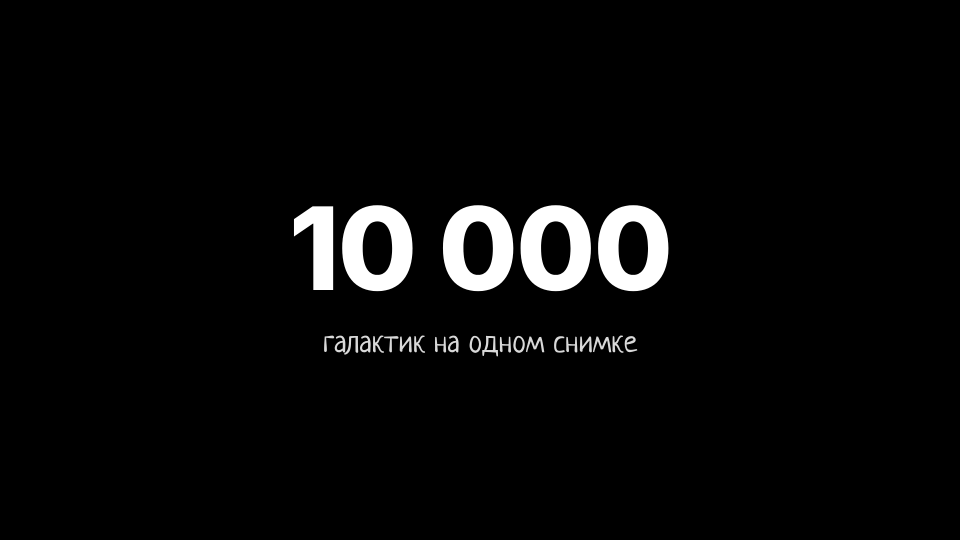
#> input picture ru_geo/universe_size/card_big_19.png, 1920 x 1080 px, given in place of voyager_craft.jpg, which was not available (shown at 1/2 size)
$ python make_cover_b.py out.png
#> lines starting #> are read from the running program, lines starting #| are printed output that depends on the picture
from PIL import Image, ImageDraw, ImageFont, ImageEnhance, ImageFilter
import numpy as np, sys
W,H=1280,720; F='/usr/share/fonts/opentype/inter/'
im=Image.open('archive/img/voyager_craft.jpg').convert('RGB')   # 1920x1587
#> im is the input picture: PIL image 1920x1080 RGB; min 0, max 255, mean 8.9
im=im.transpose(Image.FLIP_LEFT_RIGHT)
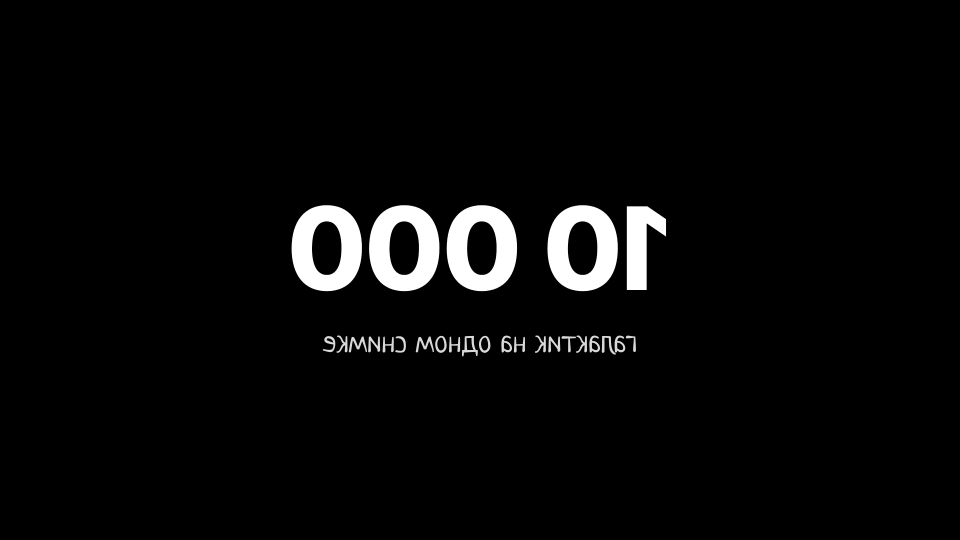
#> im: PIL image 1920x1080 RGB (shown at 1/2 size); min 0, max 255, mean 8.9
c=im.crop((0,40,1920,40+1080)).resize((W,H),Image.LANCZOS)
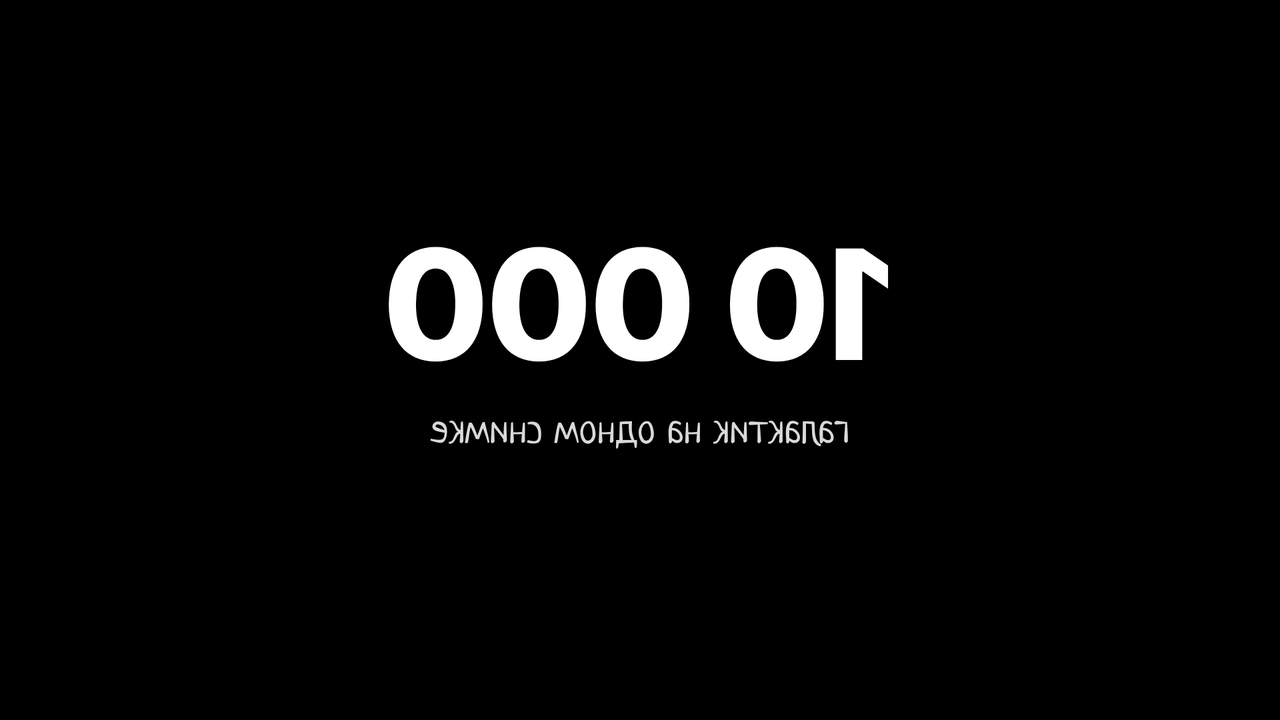
#> c: PIL image 1280x720 RGB; min 0, max 255, mean 8.9
c=ImageEnhance.Contrast(c).enhance(1.15); c=ImageEnhance.Color(c).enhance(1.35)
a=np.asarray(c).astype(np.float32); g=np.linspace(0,1,W)[None,:,None]; a*=(0.35+0.65*np.clip((g-0.1)/0.5,0,1))
#> after `a *= 0.35 + 0.65 * np.clip((g - 0.1) / 0.5, 0, 1)`:
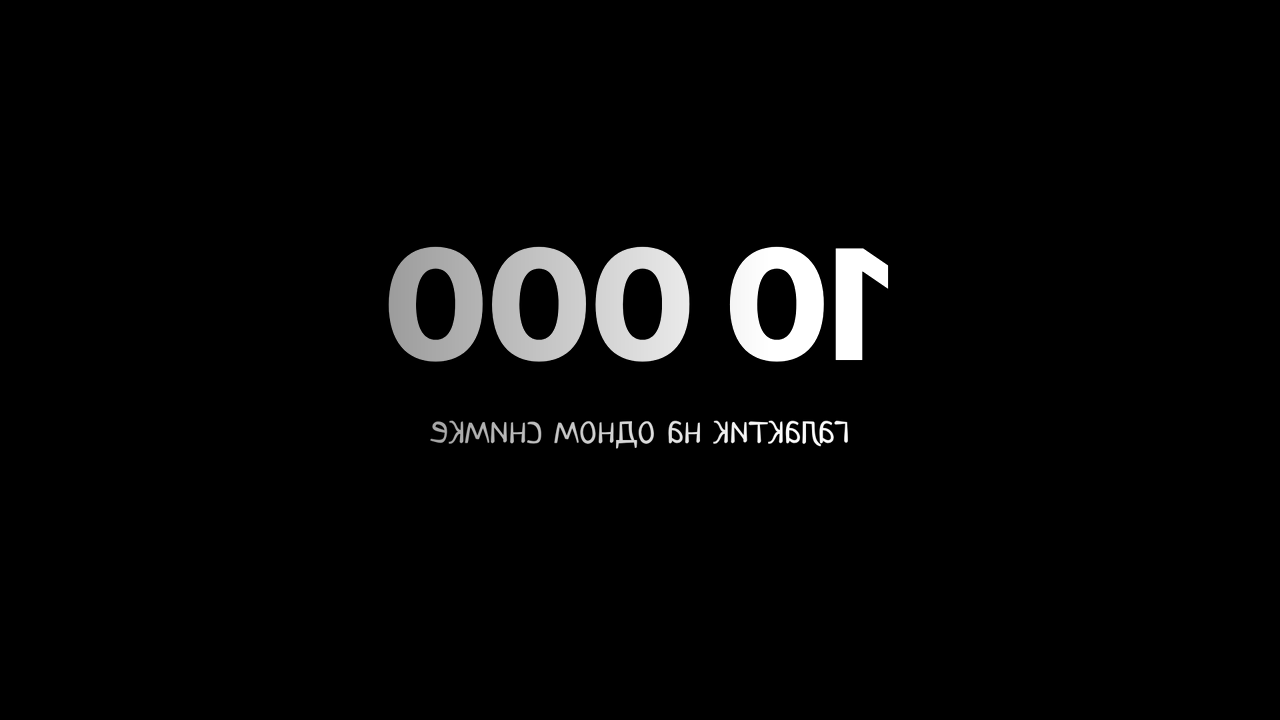
#> a: shape (720, 1280, 3) float32; min 0, max 255, mean 7.7
c=Image.fromarray(a.clip(0,255).astype(np.uint8)).convert('RGBA'); d=ImageDraw.Draw(c)
def st(xy,t,f,col,sw=10): d.text(xy,t,font=f,fill=col,stroke_width=sw,stroke_fill=(0,0,0))
st((40,40),'49 ЛЕТ',ImageFont.truetype(F+'Inter-Black.otf',150),(255,255,255),11)
st((40,215),'В ПУТИ',ImageFont.truetype(F+'Inter-Black.otf',150),(255,255,255),11)
f2=ImageFont.truetype(F+'Inter-Black.otf',96)
t='ПРОЛЕТЕЛ 0%'; bb=d.textbbox((0,0),t,font=f2)
#> after `bb = d.textbbox((0, 0), t, font=f2)`: bb = (0, 22, 725, 94)
d.rounded_rectangle((40,420,40+bb[2]+50,420+bb[3]+40),14,fill=(230,30,30))
d.text((65,430),t,font=f2,fill=(255,255,255))
st((48,580),'до края Вселенной',ImageFont.truetype(F+'Inter-Black.otf',52),(255,214,0),6)
c.convert('RGB').save(sys.argv[1],quality=93)
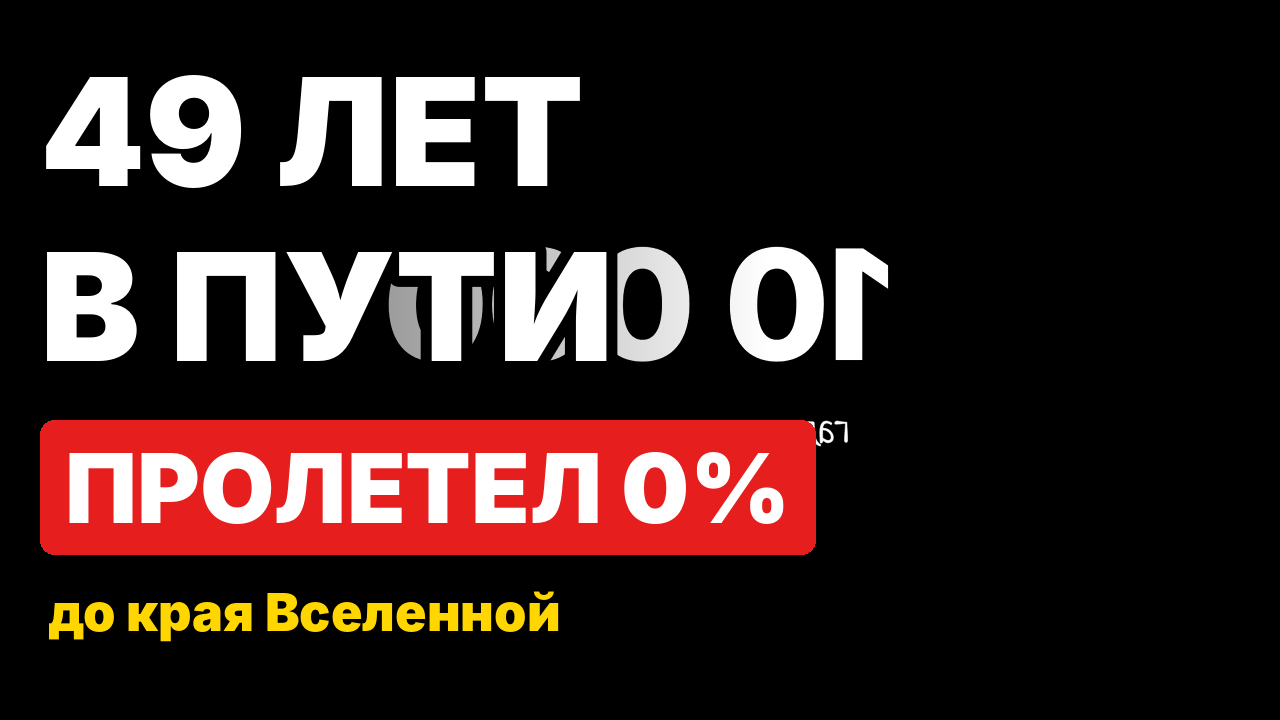
#> saved as out.png: PIL image 1280x720 RGB; mean R, G, B 52.3, 35.1, 32.7

$ run again, on ru_geo/universe_size/card_big_2.png
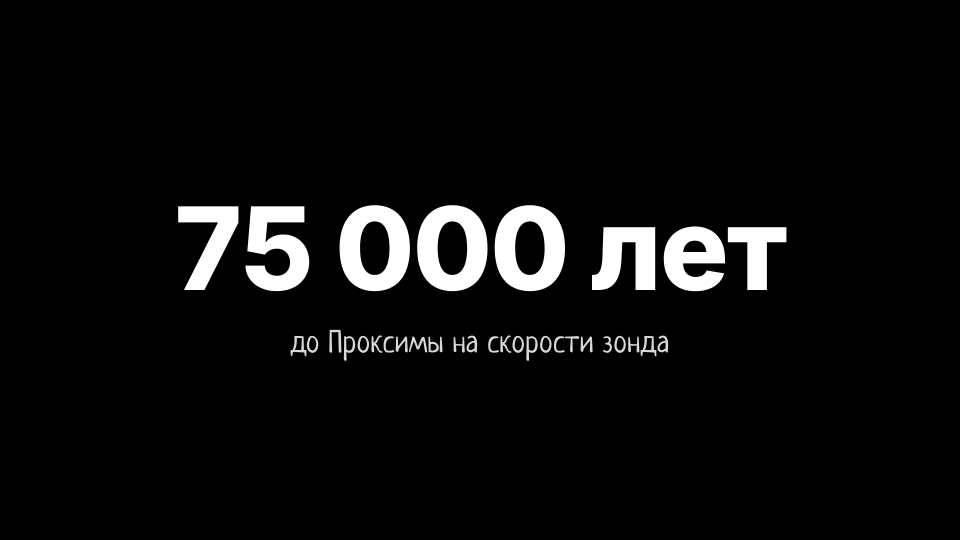
#> input picture ru_geo/universe_size/card_big_2.png, 1920 x 1080 px, given in place of voyager_craft.jpg, which was not available (shown at 1/2 size)
#> im is the input picture: PIL image 1920x1080 RGB; min 0, max 255, mean 12.6
#> `a *= 0.35 + 0.65 * np.clip((g - 0.1) / 0.5, 0, 1)`:
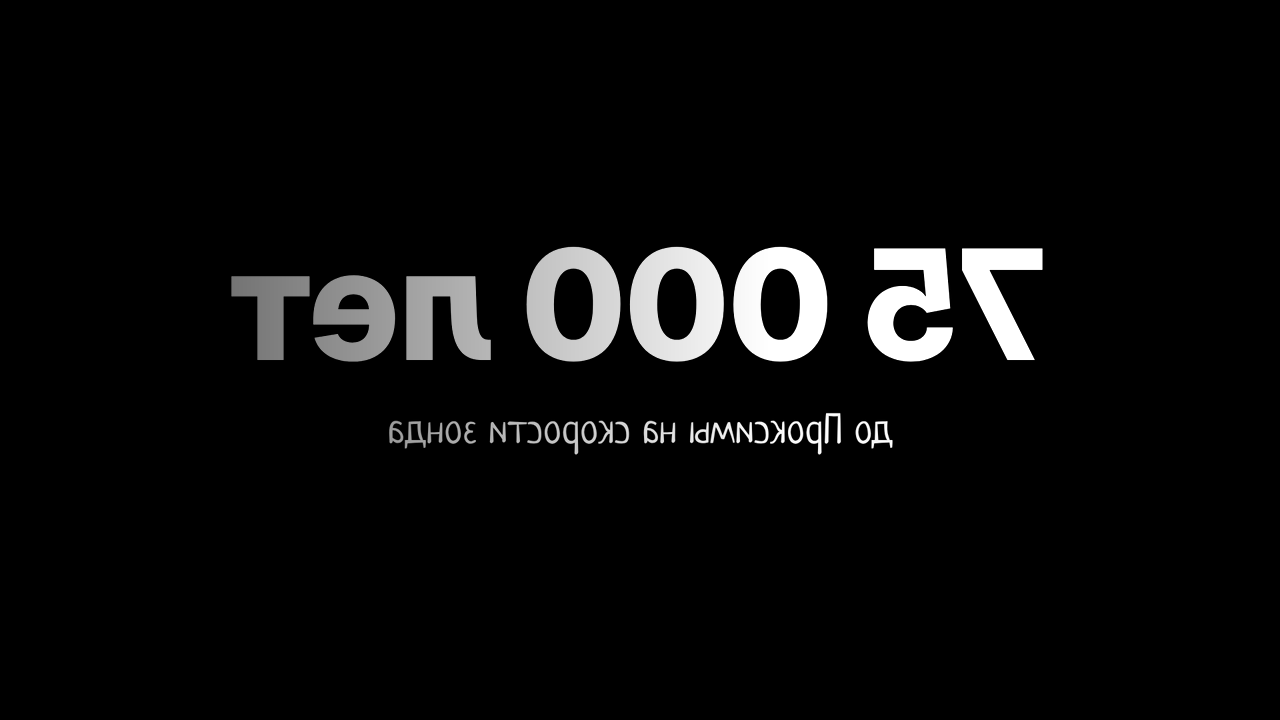
#> a: shape (720, 1280, 3) float32; min 0, max 255, mean 10.7
#> bb = (0, 22, 725, 94)
#> `c.convert('RGB').save(sys.argv[1],quality=93)`:
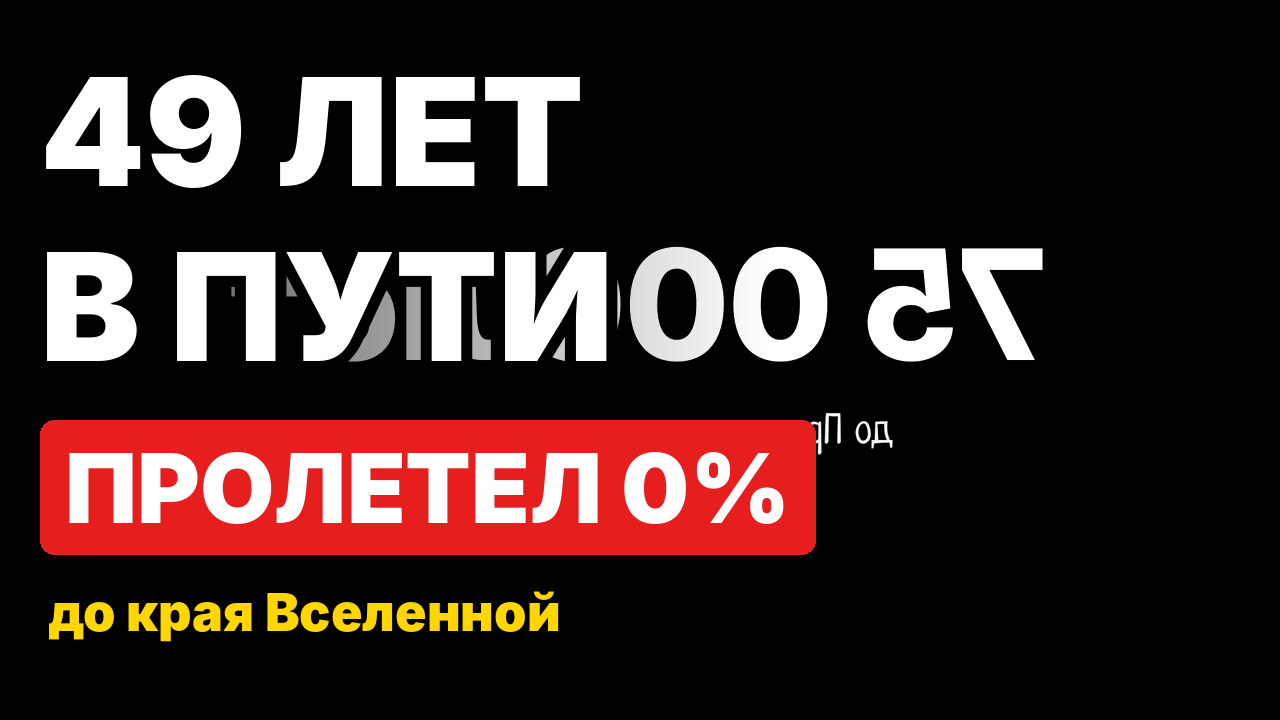
#> saved as out.png: PIL image 1280x720 RGB; mean R, G, B 54.9, 37.6, 35.3
